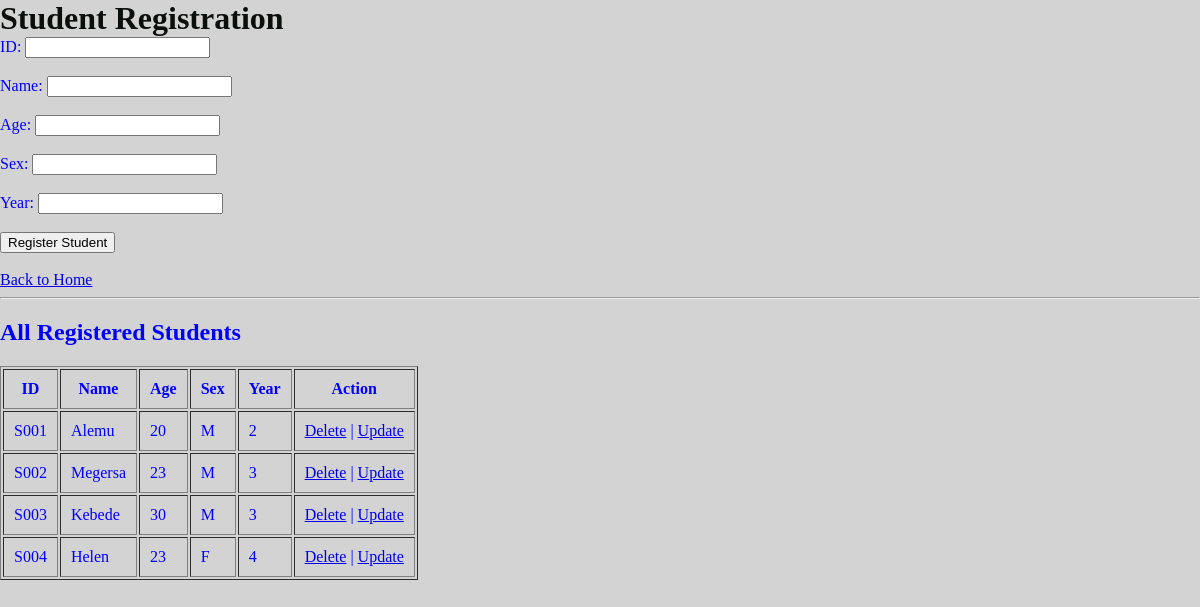
The page /school_site/student.php (signed in) on the database its author committed.
### tables this page shows
CREATE TABLE `stud_table` (
  `stud_id` varchar(10) NOT NULL,
  `stud_name` varchar(50) DEFAULT NULL,
  `age` int(11) DEFAULT NULL,
  `sex` varchar(1) DEFAULT NULL,
  `year` int(11) DEFAULT NULL
);

### school_site/student.php (the view, shortened to what this page needs)
<?php
include 'db.php';
$edit_id = "";
$edit_name = "";
$edit_age = "";
$edit_sex = "";
$edit_year = "";
$update = false;
?>
<!DOCTYPE html>
<html>
<head>
    <link rel="stylesheet" href="style.css">
</head>
<body>
<h1>Student Registration</h1>
<form method="post">
    ID: <input type="text" name="id" value="<?php echo $edit_id; ?>" <?php echo $update ? 'readonly' : ''; ?> required><br><br>
    Name: <input type="text" name="name" value="<?php echo $edit_name; ?>" required><br><br>
    Age: <input type="number" name="age" value="<?php echo $edit_age; ?>" required><br><br>
    Sex: <input type="text" name="sex" value="<?php echo $edit_sex; ?>" required><br><br>
    Year: <input type="number" name="year" value="<?php echo $edit_year; ?>" required><br><br>
    <?php if($update): ?>
        <input type="submit" name="update" value="Update Student">
    <?php else: ?>
        <input type="submit" name="save" value="Register Student">
    <?php endif; ?>
</form>
<br>
<a href="index.php">Back to Home</a>
<hr>
<h2>All Registered Students</h2>
<?php
$result = $conn->query("SELECT * FROM stud_table");
if($result->num_rows > 0){
    echo "<table border='1' cellpadding='10'>";
    echo "<tr>
            <th>ID</th>
            <th>Name</th>
            <th>Age</th>
            <th>Sex</th>
            <th>Year</th>
            <th>Action</th>
          </tr>";
    while($row = $result->fetch_assoc()){
        echo "<tr>
                <td>".$row['stud_id']."</td>
                <td>".$row['stud_name']."</td>
                <td>".$row['age']."</td>
                <td>".$row['sex']."</td>
                <td>".$row['year']."</td>
                <td>
                    <a href='student.php?delete=".$row['stud_id']."'
                       onclick=\"return confirm('Are you sure you want to delete this student?')\">Delete</a>
                    |
                    <a href='student.php?edit=".$row['stud_id']."'>Update</a>
                </td>
              </tr>";
    }
    echo "</table>";
} else {
    echo "No students found.";
}
?>
</body>
</html>

### school_site/style.css (style rules this page uses)
body { background-color: lightgrey; font-family: verdana; color: blue; margin: 0px; padding: 0px; }
h1 { color: rgb(11, 15, 11); margin: 0; }

### rows shown on the page
stud_table: stud_id "S001", stud_name "Alemu", age "20", sex "M", year "2"
stud_table: stud_id "S002", stud_name "Megersa", age "23", sex "M", year "3"
stud_table: stud_id "S003", stud_name "Kebede", age "30", sex "M", year "3"
stud_table: stud_id "S004", stud_name "Helen", age "23", sex "F", year "4"
